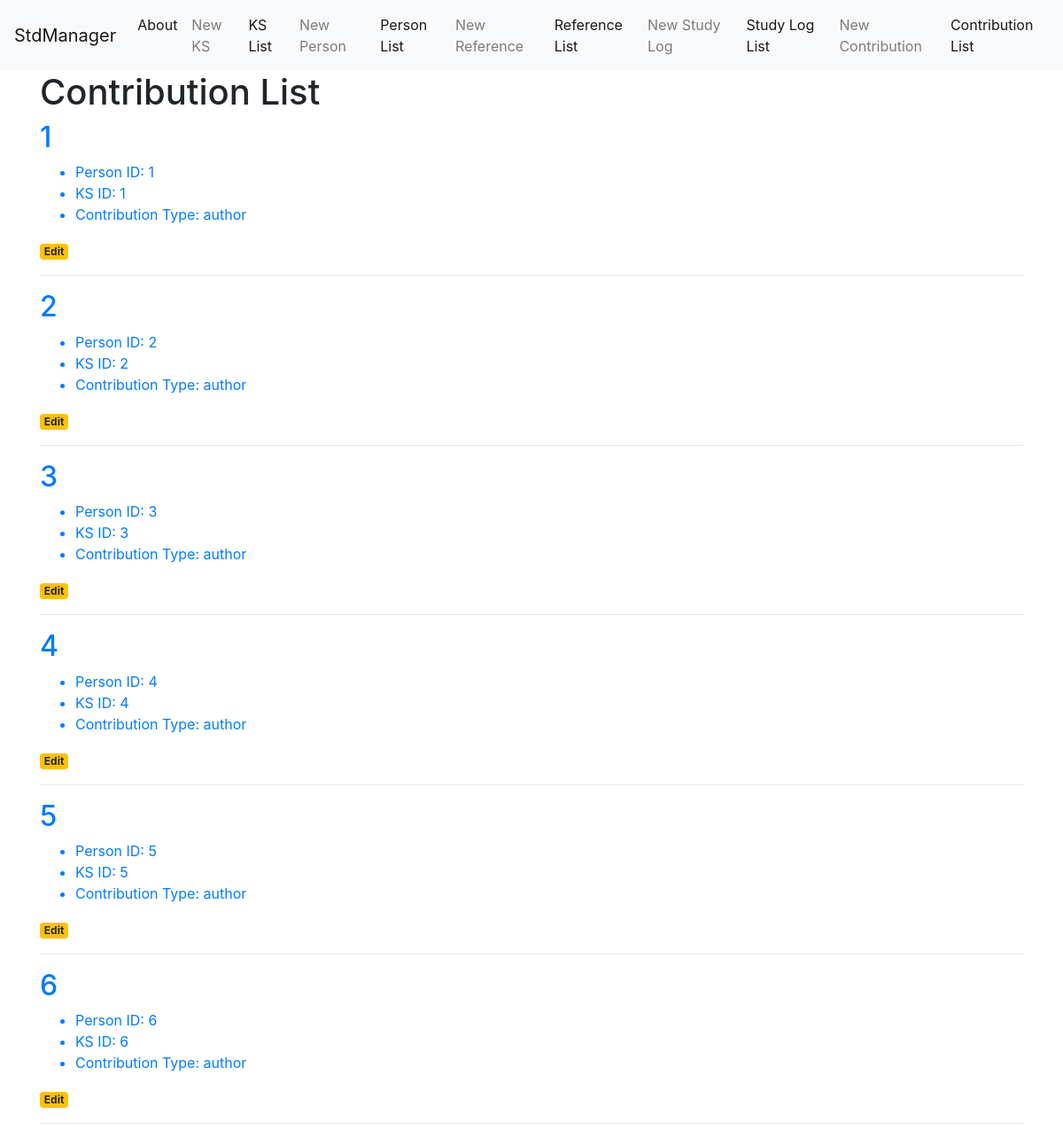
The app's page /contribution-list, older data.
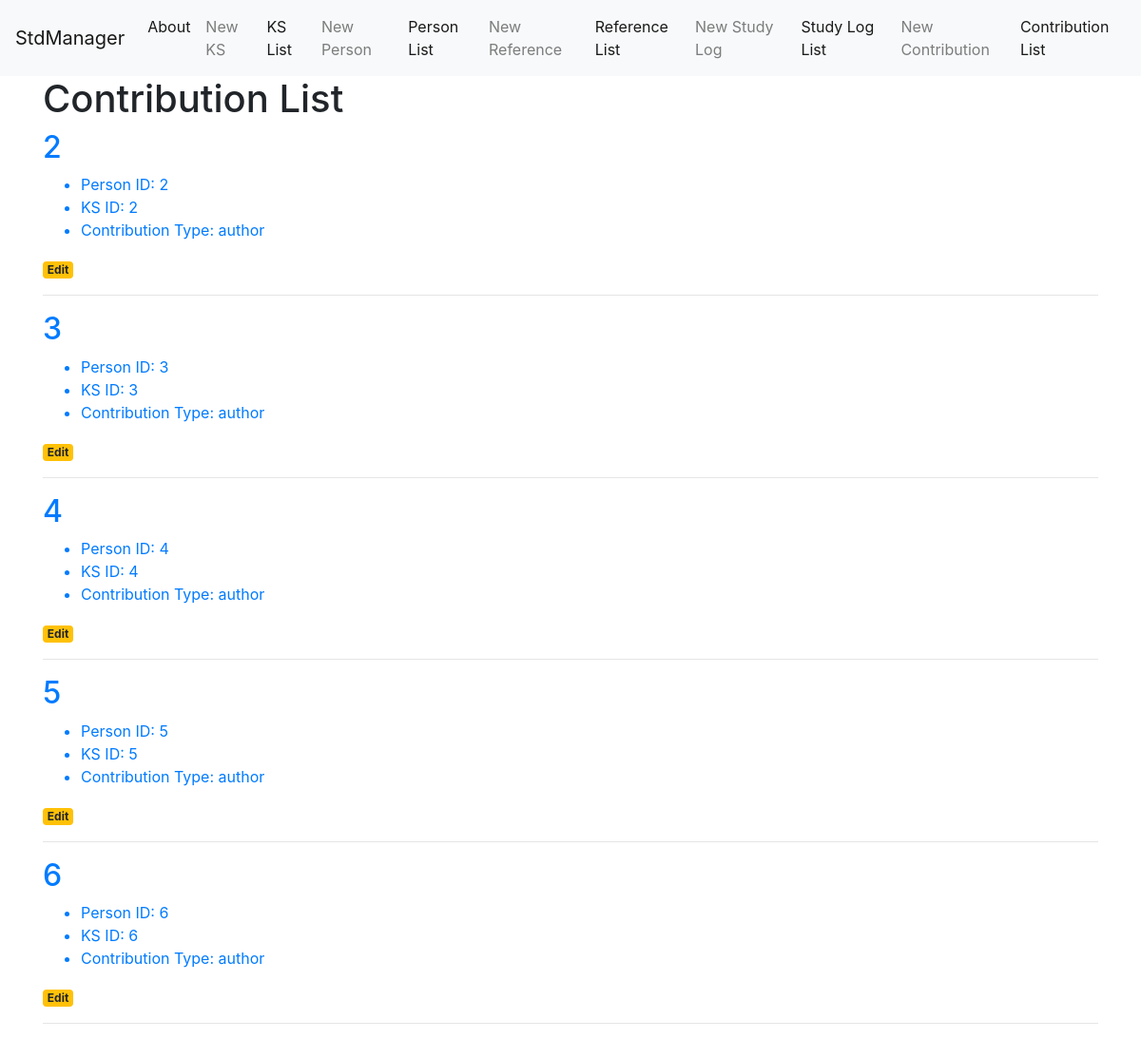
The same page, newer data.
### tables this page shows
CREATE TABLE contribution (
	contribution_id INTEGER PRIMARY KEY AUTOINCREMENT,
	contribution_created_at TIMESTAMP NOT NULL DEFAULT CURRENT_TIMESTAMP,
	person_id INTEGER NOT NULL,
	ks_id INTEGER NOT NULL,
	contribution_type TEXT NOT NULL
);

### app.py (the view)
@app.route('/contribution-list')
def contribution_list():
    conn = get_db_connection()
    contribution = conn.execute('SELECT * FROM contribution').fetchall()
    conn.close()
    return render_template('contribution_list.html', contribution=contribution)

### app.py (called while the page is built)
def get_db_connection():
    conn = sqlite3.connect('database.db')
    conn.row_factory = sqlite3.Row
    return conn

### templates/contribution_list.html
{% extends 'base.html' %}
{% block content %}
    <h1>{% block title %} Contribution List {% endblock %}</h1>
    {% for item in contribution %}
        <a href="#">
            <h2>{{ item['contribution_id'] }}</h2>
            <ul>
                <li>Person ID: {{ item['person_id'] }}</li>
                <li>KS ID: {{ item['ks_id'] }}</li>
                <li>Contribution Type: {{ item['contribution_type'] }}</li>
            </ul>
        </a>
        <a href="{{ url_for('contribution_edit', contribution_id=item['contribution_id']) }}">
            <span class="badge badge-warning">Edit</span>
        </a>
        <hr>
    {% endfor %}
{% endblock %}

Row changes from the older to the newer data that the page shows:
removed contribution: contribution_id "1", person_id "1", ks_id "1", contribution_type "author"
